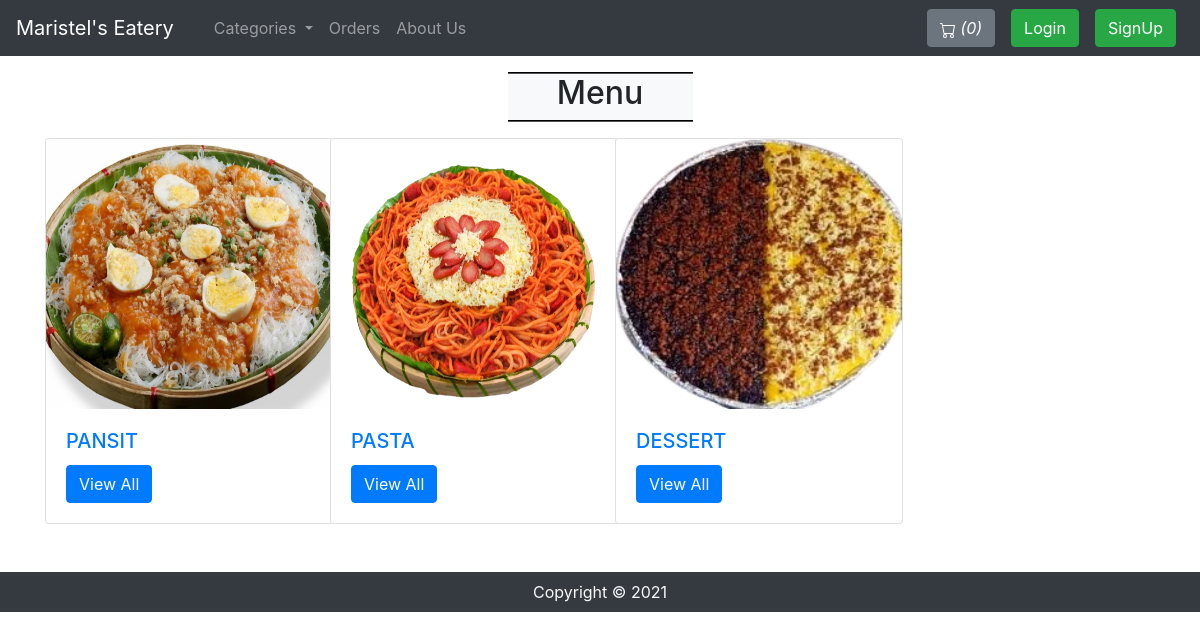
The page / on the database its author committed.
### tables this page shows
CREATE TABLE `sitedetail` (
  `tempId` int(11) NOT NULL,
  `systemName` varchar(21) NOT NULL,
  `email` varchar(35) NOT NULL,
  `contact1` bigint(21) NOT NULL,
  `contact2` bigint(21) DEFAULT NULL COMMENT 'Optional',
  `address` text NOT NULL,
  `dateTime` datetime NOT NULL DEFAULT current_timestamp()
);

CREATE TABLE `categories` (
  `categorieId` int(12) NOT NULL,
  `categorieName` varchar(255) NOT NULL,
  `categorieCreateDate` datetime NOT NULL DEFAULT current_timestamp()
);

### index.php (the view, shortened to what this page needs)
<!doctype html>
<html lang="en">
  <head>
    <link rel="stylesheet" href="https://stackpath.bootstrapcdn.com/bootstrap/4.4.1/css/bootstrap.min.css">
    <link rel="stylesheet" href="https://use.fontawesome.com/releases/v5.8.2/css/all.css">
  </head>
<body>
  <?php include 'partials/_dbconnect.php';?>
  <?php require 'partials/_nav.php' ?>
  <div class="container my-3 mb-5">
    <div class="col-lg-2 text-center bg-light my-3" style="margin:auto;border-top: 2px groove black;border-bottom: 2px groove black;">
      <h2 class="text-center">Menu </h2>
    </div>
    <div class="row">
      <?php
        $sql = "SELECT * FROM `categories`";
        $result = mysqli_query($conn, $sql);
        while($row = mysqli_fetch_assoc($result)){
          $id = $row['categorieId'];
          $cat = $row['categorieName'];
          echo '<div class="col-xs-3 col-sm-3 col-md-3">
                  <div class="card" style="width: 18rem;">
                    <img src="img/card-'.$id. '.png" class="card-img-top" alt="image for this category" width="249px" height="270px">
                    <div class="card-body">
                      <h5 class="card-title"><a href="viewPizzaList.php?catid=' . $id . '">' . $cat . '</a></h5>
                      <a href="viewPizzaList.php?catid=' . $id . '" class="btn btn-primary">View All</a>
                    </div>
                  </div>
                </div>';
        }
      ?>
    </div>
  </div>
    <?php require 'partials/_footer.php' ?>
</body>
</html>

### partials/_nav.php (shortened to what this page needs)
<?php
$userId = '';
$loggedin = '';
$username = '';
if(isset($_SESSION['loggedin']) && $_SESSION['loggedin']==true){
  $loggedin= true;
  $userId = $_SESSION['userId'];
  $username = $_SESSION['username'];
}
else{
  $loggedin = false;
  $userId = 0;
}
  $sql = "SELECT * FROM `sitedetail`";
  $result = mysqli_query($conn, $sql);
  $row = mysqli_fetch_assoc($result);
  $systemName = $row['systemName'];
  echo '<nav class="navbar navbar-expand-lg navbar-dark bg-dark">
        <a class="navbar-brand" href="index.php">'.$systemName.'</a>
        <button class="navbar-toggler" type="button" data-toggle="collapse" data-target="#navbarSupportedContent" aria-controls="navbarSupportedContent" aria-expanded="false" aria-label="Toggle navigation">
          <span class="navbar-toggler-icon"></span>
        </button>
        <div class="collapse navbar-collapse" id="navbarSupportedContent">
          <ul class="navbar-nav mr-auto">
            <li class="nav-item active">
              <a class="nav-link" href="index.php"> <span class="sr-only">(current)</span></a>
            </li>
            <li class="nav-item dropdown">
              <a class="nav-link dropdown-toggle" href="#" id="navbarDropdown" role="button" data-toggle="dropdown" aria-haspopup="true" aria-expanded="false">
                Categories
              </a>
              <div class="dropdown-menu" aria-labelledby="navbarDropdown">';
              echo '</div>
            </li>
            <li class="nav-item">
              <a class="nav-link" href="viewOrder.php">Orders</a>
            </li>
            <li class="nav-item">
              <a class="nav-link" href="about.php">About Us</a>
            </li>
            </ul>
            ';
          $countsql = "SELECT SUM(`itemQuantity`) FROM `viewcart` WHERE `userId`=$userId AND status_id = 1";
          $countresult = mysqli_query($conn, $countsql);
          $countrow = mysqli_fetch_assoc($countresult);
          $count = $countrow['SUM(`itemQuantity`)'];
          if(!$count) {
            $count = 0;
          }
          echo '<a href="viewCart.php"><button type="button" class="btn btn-secondary mx-2" title="MyCart">
            <svg xmlns="img/cart.svg" width="16" height="16" fill="currentColor" class="bi bi-cart" viewBox="0 0 16 16">
              <path d="M0 1.5A.5.5 0 0 1 .5 1H2a.5.5 0 0 1 .485.379L2.89 3H14.5a.5.5 0 0 1 .491.592l-1.5 8A.5.5 0 0 1 13 12H4a.5.5 0 0 1-.491-.408L2.01 3.607 1.61 2H.5a.5.5 0 0 1-.5-.5zM3.102 4l1.313 7h8.17l1.313-7H3.102zM5 12a2 2 0 1 0 0 4 2 2 0 0 0 0-4zm7 0a2 2 0 1 0 0 4 2 2 0 0 0 0-4zm-7 1a1 1 0 1 1 0 2 1 1 0 0 1 0-2zm7 0a1 1 0 1 1 0 2 1 1 0 0 1 0-2z"/>
            </svg>
            <i class="bi bi-cart">(' .$count. ')</i>
          </button></a>';
          if($loggedin){
            echo '<ul class="navbar-nav mr-2">
              <li class="nav-item dropdown">
                <a class="nav-link dropdown-toggle" href="#" id="navbarDropdown" role="button" data-toggle="dropdown"> Welcome ' .$username. '</a>
                <div class="dropdown-menu" aria-labelledby="navbarDropdown">
                  <a class="dropdown-item" href="partials/_logout.php">Logout</a>
                </div>
              </li>
            </ul>
            <div class="text-center image-size-small position-relative">
              <a href="viewProfile.php"><img src="img/person-' .$userId. '.jpg" class="rounded-circle" onError="this.src = \'img/profilePic.jpg\'" style="width:40px; height:40px"></a>
            </div>';
          }
          else {
            echo '
            <button type="button" class="btn btn-success mx-2"  data-toggle="modal" data-target="#loginModal">Login</button>
            <button type="button" class="btn btn-success mx-2"  data-toggle="modal" data-target="#signupModal">SignUp</button>';
          }
    echo '</div>
      </nav>';
?>

### rows shown on the page
sitedetail: systemName "Maristel's Eatery"
categories: shows a picture, categorieName "PANSIT"
categories: shows a picture, categorieName "PASTA"
categories: shows a picture, categorieName "DESSERT"

### other values the page prints
$count "0"
